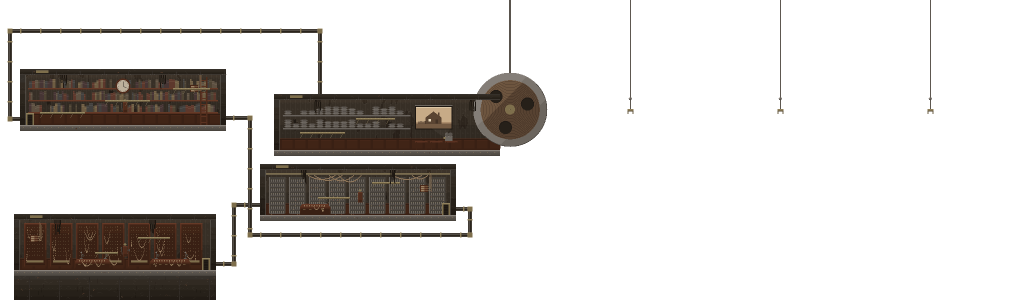
#> input picture oscar-rush/art/levels/level2_main_0.png, 2048 x 600 px, given in place of room2_bg.png, which was not available (shown at 1/2 size); the run also reads 1 picture not shown here
$ python draw_boss2.py
#> lines starting #> are read from the running program, lines starting #| are printed output that depends on the picture; after the words box and inside, x2 and y2 are one past the last pixel; in counts of white or black regions, pixels touching at a corner belong together; pictures that were not available may be replaced by others from this repository, and a replacement may not be noted
"""第二关 Boss「总机 THE OPERATOR」和它的房间「总机室」。

    python3 tools/draw_boss2.py

Boss：一台成了精的巨型电话交换台。照怪物的统一画法（暗色机身、红色指示灯当眼睛、几条腿），
颜色用第二关的暗红 + 黄铜 + 中性灰（从 level2_back/props 取的色）。朝左，地面是画布最后一行。
会动的部分由游戏代码画：脸上的转盘拨号盘、头顶两只铃铛、转盘中间的红灯、插孔上方的信号小灯、天车缆绳。
开打后上半截（head）离开桌子（desk），吊在天花板的天车轨道上满屋追人、往下砸；桌子留在原地当平台。

房间：背景取第二关交换台大厅（level2 的 far/mid/back/props 四层，x=300 起），压暗；
前景：三块铜板拼的地面（"占线"时会轮流通电）、两张立在地上的矮长凳、天花板的天车轨道、黄铜格栅闸门。
竞技场 320×180，画布四边多 16 像素给震屏（352×212），坐标和 boss2_room.gd 对上。

输出 art/boss/：operator_head.png（会飞的上半截）、operator_desk.png（留在房间里的桌子）、room2_bg.png、room2_fg.png、gate2.png、preview_operator.png
"""
from pathlib import Path

import numpy as np
from PIL import Image

ROOT = Path(__file__).resolve().parent.parent
OUT = ROOT / "art/boss"
## 预览图只给人看，不放进 art/（不然会被打进网页版包里）
PREVIEW = Path(__file__).resolve().parent.parent.parent / "草图/boss预览"


PAL = {
    # 暗红木（交换台）
    "R0": (36, 12, 6), "R1": (52, 16, 7), "R2": (61, 19, 7), "R3": (81, 25, 9), "R4": (96, 29, 10), "R5": (122, 46, 20),
    # 黄铜
    "B0": (72, 49, 33), "B1": (96, 66, 42), "B2": (117, 88, 53), "B3": (134, 117, 63), "B4": (147, 111, 68),
    "B5": (170, 150, 92), "B6": (181, 142, 96),
    # 灰
    "G0": (19, 17, 16), "G1": (24, 22, 20), "G2": (30, 27, 24), "G3": (56, 56, 56), "G4": (79, 79, 79),
    "G5": (99, 99, 99), "G6": (128, 128, 128),
}

W, H = 96, 112
GROUND = H - 1
DIAL = (48, 40, 12)        # 转盘：圆心 x, y, 半径（代码画）
BELLS = [(23, 9), (73, 9)]  # 两只铃铛的中心（代码画）
LED = (48, 40)              # 红灯 = 转盘中心
HORN = (6, 52)              # 送话器喇叭口（声波从这里出）
JACKS = (20, 24, 76, 60)    # 插孔板（插线从这里甩出去）
HOOKS = (30, 66)            # 拱顶上两个吊环（缆绳挂这里，代码画缆绳）


class G:
    def __init__(self, w, h):
        self.w, self.h = w, h
        self.a = np.full((h, w), None, dtype=object)

    def put(self, x, y, c):
        if 0 <= x < self.w and 0 <= y < self.h:
            self.a[y, x] = c

    def rect(self, x0, y0, x1, y1, c):
        for y in range(y0, y1 + 1):
            for x in range(x0, x1 + 1):
                self.put(x, y, c)

    def box(self, x0, y0, x1, y1, base, top, left, right, bottom):
        self.rect(x0, y0, x1, y1, base)
        self.rect(x0, y1, x1, y1, bottom)
        self.rect(x1, y0, x1, y1, right)
        self.rect(x0, y0, x0, y1, left)
        self.rect(x0, y0, x1, y0, top)

    def disk(self, cx, cy, r, c, ring=None):
        for y in range(self.h):
            for x in range(self.w):
                d = ((x - cx) ** 2 + (y - cy) ** 2) ** 0.5
                if d <= r + 0.3 and (ring is None or d > r - ring + 0.3):
                    self.put(x, y, c)

    def sag(self, x0, x1, y, depth, c, c2=None):
        """两个插孔之间垂下来的一根插线（抛物线）"""
        for x in range(x0, x1 + 1):
            t = (x - x0) / max(x1 - x0, 1)
            yy = round(y + depth * 4 * t * (1 - t))
            self.put(x, yy, c)
            if c2:
                self.put(x, yy + 1, c2)

    def rgba(self):
        out = np.zeros((self.h, self.w, 4), np.uint8)
        for y in range(self.h):
            for x in range(self.w):
                c = self.a[y, x]
                if c is not None:
                    out[y, x, :3] = PAL[c]
                    out[y, x, 3] = 255
        return out


def desk():
    """留在房间里的桌子：四条腿、下柜、插头架（台面就是一块平台，顶面是画布第 64 行）"""
    g = G(W, H)
    # 四条黄铜家具腿：上粗下细，脚是个小圆球
    for x in (22, 36, 60, 74):
        g.rect(x - 1, 104, x + 1, 106, "B2")
        g.rect(x, 107, x, GROUND - 2, "B1")
        g.rect(x - 1, GROUND - 1, x + 1, GROUND, "B3")
        g.put(x - 1, 104, "B5")
    # 下柜：暗红木箱，左上亮、右下暗，中间两扇门板
    g.box(14, 70, 82, 103, "R2", "R5", "R4", "R0", "R0")
    for dx0, dx1 in ((18, 46), (50, 78)):
        g.box(dx0, 74, dx1, 99, "R1", "R3", "R3", "R0", "R0")
        g.rect((dx0 + dx1) // 2 - 1, 86, (dx0 + dx1) // 2 + 1, 87, "B4")
    # 插头架：往左探出去的台面，黄铜包边，上面一排竖着的插头（总机飞起来以后插头留在桌上）
    g.rect(6, 64, 86, 69, "R3")
    g.rect(6, 64, 86, 64, "B5")
    g.rect(6, 69, 86, 69, "R0")
    for x in range(10, 84, 5):
        g.rect(x, 59, x, 63, "G5")
        g.put(x, 59, "G6")
        g.put(x, 63, "B2")
    return g


def head():
    """会飞的那半截：插孔板、拱顶、转盘槽、铃铛架、送话器。吊在天车的两根缆绳上"""
    g = G(W, H)
    # 插孔板：暗红底，一排排黄铜小孔，两道铜铭牌
    jx0, jy0, jx1, jy1 = JACKS
    g.box(jx0 - 2, jy0 - 4, jx1 + 2, jy1 + 3, "R1", "R4", "R3", "R0", "R0")
    for y in range(jy0, jy1, 4):
        for x in range(jx0 + 1, jx1, 4):
            g.put(x, y, "B6")
            g.put(x, y + 1, "B0")
    for y in (jy0 + 9, jy0 + 25):
        g.rect(jx0, y, jx1, y, "B3")
    # 插线：一根根从孔里垂下来，又插回别的孔
    for x0, x1, y, d in [(21, 37, 28, 9), (33, 61, 36, 12), (57, 73, 26, 8), (25, 45, 48, 7), (53, 75, 50, 6)]:
        g.sag(x0, x1, y, d, "B6", "B1")
    # 底边一道铜包边（飞起来以后看得到底）
    g.rect(jx0 - 2, jy1 + 3, jx1 + 2, jy1 + 3, "B1")
    # 拱顶：木头弧形顶，铜包边；两角各一个吊环（缆绳挂在这里）
    for y in range(10, 20):
        inset = max(0, 6 - (y - 10))
        g.rect(18 + inset, y, 78 - inset, y, "R3" if y > 11 else "R5")
    g.rect(20, 19, 76, 19, "B3")
    for hx in HOOKS:
        g.rect(hx - 1, 7, hx + 1, 9, "B2")
        g.put(hx, 8, "G0")
    # 转盘的凹槽（转盘本身代码画）
    cx, cy, r = DIAL
    g.disk(cx, cy, r + 2, "R0")
    g.disk(cx, cy, r + 1, "B1", ring=1)
    # 铃铛的支架（铃铛代码画）
    for bx, by in BELLS:
        g.rect(bx - 1, by + 6, bx + 1, 20, "B1")
    # 送话器：一根铜杆伸出去，顶上一个喇叭口
    g.rect(10, 56, 18, 57, "B2")
    g.rect(10, 56, 18, 56, "B5")
    hx, hy = HORN
    g.rect(hx - 1, hy - 3, hx + 3, hy + 3, "B2")
    g.rect(hx - 2, hy - 4, hx - 1, hy + 4, "B4")
    g.rect(hx - 2, hy - 4, hx - 2, hy + 4, "B6")
    g.rect(hx, hy - 1, hx + 1, hy + 1, "G0")
    return g


# —— 房间 ——
M = 24
AW, AH = 320, 180
CW, CH = AW + 2 * M, AH + 2 * M
FLOOR_Y, WALL, CEIL = 164, 8, 12
PLATFORMS = [(20, 70, 130), (108, 164, 124)]   # 两张话务员长凳（立在地上，不吊；上半空是 Boss 的天车道）
DESK_X = 262                                     # 桌子（总机飞走以后留下的那半截）中心，台面也是平台
SCONCES = [(WALL + 1, 58), (320 - WALL - 2, 58)]  # 两边墙上的壁灯（光由代码给）
PLATES = [(8, 80), (80, 152), (152, 224)]        # 玩家这边的三块铜地板（会通电）
BULBS = [60, 140, 220]                           # 天花板吊灯（代码不画，画在前景里，光由代码给）
CROP = (292, -8)


def px(img, x, y, c):
    if 0 <= x < img.shape[1] and 0 <= y < img.shape[0]:
        img[y, x, :3] = PAL[c]
        img[y, x, 3] = 255


def rect(img, x0, y0, x1, y1, c):
    for y in range(y0, y1 + 1):
        for x in range(x0, x1 + 1):
            px(img, x, y, c)


def limit_colors(arr, n=40):
    """收成 n 色、不抖动：暗角是连续渐变，不收的话一张背景有七百多种颜色，放大以后发糊、和前景的硬边像素对不上（美术巡检提的）"""
    im = Image.fromarray(arr).convert("RGB").quantize(colors=n, method=Image.Quantize.MEDIANCUT, dither=Image.Dither.NONE)
    return np.array(im.convert("RGBA"))


def background():
    # 第二关的美术重组过，原来取背景用的 level2_far/mid/back/props 已经没有了：
    # 这时直接用现有的 room2_bg.png，四边按边缘像素补到新画布大小（补出来的那圈都被前景的墙、天花板、地面盖住）
    if not (ROOT / "art/levels/level2_far.png").exists():
        old = np.array(Image.open(OUT / "room2_bg.png").convert("RGBA"))
        ph, pw = (CH - old.shape[0]) // 2, (CW - old.shape[1]) // 2
        if ph <= 0 and pw <= 0:
            return old
        return np.pad(old, ((ph, CH - old.shape[0] - ph), (pw, CW - old.shape[1] - pw), (0, 0)), mode="edge")
    layers = None
    for n in ["far", "mid", "back", "props"]:
        im = Image.open(ROOT / f"art/levels/level2_{n}.png").convert("RGBA")
        layers = im if layers is None else Image.alpha_composite(layers, im)
    x, y = CROP
    bg = np.array(layers.crop((x, y, x + CW, y + CH))).astype(float)
    yy, xx = np.mgrid[0:CH, 0:CW]
    d = np.hypot((xx - CW / 2) / (CW / 2), (yy - CH * 0.55) / (CH * 0.7))
    vign = np.clip(1.1 - 0.55 * d, 0.45, 1.0)
    # 背景压暗一半、偏冷一点：背景里的交换台桌子不能看着像平台，Boss（同样是暗红）要从背景里跳出来
    bg[..., :3] *= 0.42 * vign[..., None]
    bg[..., 0] *= 0.85
    bg[..., 2] *= 1.15
    bg[..., 3] = 255
    return limit_colors(bg.clip(0, 255).astype(np.uint8))


def foreground():
    img = np.zeros((CH, CW, 4), np.uint8)
    fy = FLOOR_Y + M
    # 地面：底下是暗灰钢板；玩家这边三块铜板，中间留黑缝；Boss 脚下是暗红木台
    rect(img, 0, fy, CW - 1, CH - 1, "G1")
    rect(img, 0, fy, CW - 1, fy, "G4")
    for x0, x1 in PLATES:
        X0, X1 = x0 + M + 1, x1 + M - 1
        rect(img, X0, fy, X1, fy + 3, "B2")
        rect(img, X0, fy, X1, fy, "B6")
        rect(img, X0, fy + 3, X1, fy + 3, "B0")
        for rx in range(X0 + 3, X1, 8):
            px(img, rx, fy + 1, "B5")
        rect(img, X1 + 1, fy, X1 + 1, fy + 4, "G0")
    rect(img, 224 + M, fy, 312 + M, fy + 3, "R3")
    rect(img, 224 + M, fy, 312 + M, fy, "R5")
    # 两边的墙：暗红木板，铜包边
    for x0, x1 in [(0, WALL + M - 1), (CW - WALL - M, CW - 1)]:
        rect(img, x0, 0, x1, fy - 1, "R1")
        edge = x1 if x0 == 0 else x0
        rect(img, edge, 0, edge, fy - 1, "B3")
        for ry in range(10, fy, 12):
            px(img, (edge - 3) if x0 == 0 else (edge + 3), ry, "B5")
    # 天花板：一根黑梁，下面挂一条工字钢天车轨道（总机的滑车在上面跑，代码画）
    cy = CEIL + M
    rect(img, 0, 0, CW - 1, cy, "G2")
    rect(img, 0, cy, CW - 1, cy, "B3")
    rect(img, M + WALL, cy + 1, CW - M - WALL - 1, cy + 4, "G3")
    rect(img, M + WALL, cy + 1, CW - M - WALL - 1, cy + 1, "G5")
    rect(img, M + WALL, cy + 4, CW - M - WALL - 1, cy + 4, "G1")
    for rx in range(M + WALL + 4, CW - M - WALL, 16):
        px(img, rx, cy + 2, "G6")
        rect(img, rx, cy - 3, rx, cy, "G4")
    # 壁灯：铜底座 + 一个小灯罩
    for sx, sy in SCONCES:
        X, Y = sx + M, sy + M
        rect(img, X - 1, Y, X + 1, Y + 4, "B2")
        rect(img, X - 2, Y - 2, X + 2, Y - 1, "B5")
    # 话务员长凳：暗红木板面 + 铜包边，两条铜腿立在地上，中间一根横撑
    for x0, x1, top in PLATFORMS:
        X0, X1, T = x0 + M, x1 + M, top + M
        for rx in (X0 + 3, X1 - 3):
            rect(img, rx - 1, T + 4, rx, fy - 1, "B1")
            rect(img, rx - 1, T + 4, rx - 1, fy - 1, "B3")
        rect(img, X0 + 3, (T + fy) // 2, X1 - 3, (T + fy) // 2, "B0")
        rect(img, X0, T, X1, T, "B6")
        rect(img, X0, T + 1, X1, T + 3, "R3")
        rect(img, X0, T + 4, X1, T + 4, "R0")
        for rx in range(X0 + 2, X1, 6):
            px(img, rx, T + 2, "B4")
    return img


def gate():
    g = np.zeros((40, WALL + 2, 4), np.uint8)
    rect(g, 0, 0, WALL + 1, 39, "G1")
    for x in range(0, WALL + 2, 3):
        rect(g, x, 0, x, 39, "B3")
    for y in (0, 13, 26, 39):
        rect(g, 0, y, WALL + 1, y, "B5")
    return g


def main():
    PREVIEW.mkdir(parents=True, exist_ok=True)
    OUT.mkdir(parents=True, exist_ok=True)
    hd, dk = head().rgba(), desk().rgba()
    Image.fromarray(hd).save(OUT / "operator_head.png")
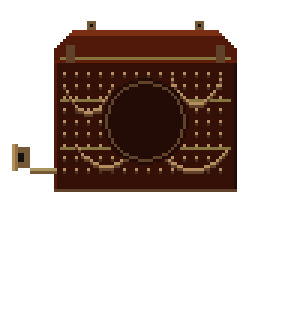
#> saved as operator_head.png: PIL image 96x112 RGBA (shown 3 times larger); mean R, G, B, A 21.4, 10, 5.4, 79; transparent parts drawn white
    Image.fromarray(dk).save(OUT / "operator_desk.png")
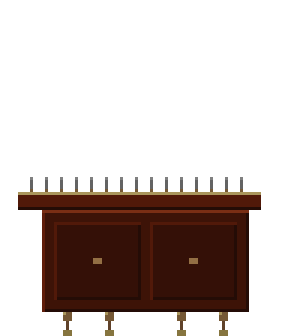
#> saved as operator_desk.png: PIL image 96x112 RGBA (shown 3 times larger); mean R, G, B, A 18.1, 7.4, 3.7, 70.7; transparent parts drawn white
    b = np.where(hd[..., 3:4] > 0, hd, dk)
    bg, fg, gt = background(), foreground(), gate()
#> in background, old is the input picture: shape (600, 2048, 4); mean R, G, B, A 14.6, 12, 9.8, 52.4
#> in foreground, `img = np.zeros((CH, CW, 4), np.uint8)`: img: shape (228, 368, 4); every value is 0
#> after the loop in rect, `for y in range(y0, y1 + 1):`: img: shape (228, 368, 4); mean of channels 0, 1, 2, 3 4.2, 3.9, 3.5, 44.7
#> after the loop in rect (call 2), `for y in range(y0, y1 + 1):`: img: shape (228, 368, 4); mean of channels 0, 1, 2, 3 4.5, 4.1, 3.8, 44.7
#> after the loop in foreground, `for x0, x1 in PLATES:`: img: shape (228, 368, 4); mean of channels 0, 1, 2, 3 5.3, 4.7, 4, 44.7
#> after the loop in rect (call 15), `for y in range(y0, y1 + 1):`: img: shape (228, 368, 4); mean of channels 0, 1, 2, 3 5.5, 4.6, 3.9, 44.7
#> after the loop in rect (call 16), `for y in range(y0, y1 + 1):`: img: shape (228, 368, 4); mean of channels 0, 1, 2, 3 5.5, 4.7, 3.9, 44.7
#> after the loop in foreground, `for x0, x1 in [(0, WALL + M - 1), (CW - WALL - M, CW - 1)]:`: img: shape (228, 368, 4); mean of channels 0, 1, 2, 3 13.4, 7.5, 5.2, 81.3
#> after the loop in rect (call 21), `for y in range(y0, y1 + 1):`: img: shape (228, 368, 4); mean of channels 0, 1, 2, 3 16.7, 11.3, 8.9, 115.5
#> after the loop in rect (call 22), `for y in range(y0, y1 + 1):`:
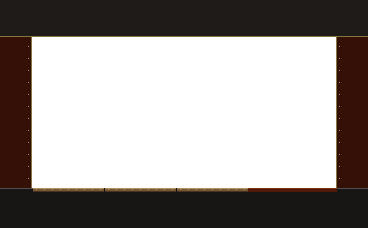
#> img: shape (228, 368, 4); mean of channels 0, 1, 2, 3 17.2, 11.7, 9, 115.5; transparent parts drawn white
#> after the loop in rect (call 23), `for y in range(y0, y1 + 1):`:
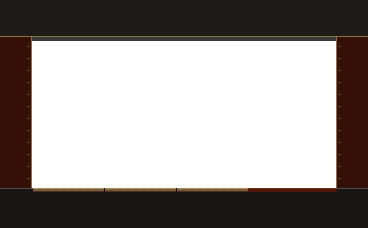
#> img: shape (228, 368, 4); 1.45% of pixels changed, all inside (x1, y1, x2, y2) = (32, 37, 336, 41); transparent parts drawn white
#> after the loop in rect (call 24), `for y in range(y0, y1 + 1):`:
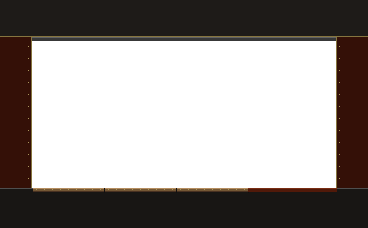
#> img: shape (228, 368, 4); 0.36% of pixels changed, all inside (x1, y1, x2, y2) = (32, 37, 336, 38); transparent parts drawn white
#> after the loop in rect (call 25), `for y in range(y0, y1 + 1):`: img: shape (228, 368, 4); 0.36% of pixels changed, all inside (x1, y1, x2, y2) = (32, 40, 336, 41)
#> after the loop in foreground, `for rx in range(M + WALL + 4, CW - M - WALL, 16):`: img: shape (228, 368, 4); mean of channels 0, 1, 2, 3 18.1, 12.6, 9.9, 119.2
#> after the loop in foreground, `for sx, sy in SCONCES:`: img: shape (228, 368, 4); mean of channels 0, 1, 2, 3 18.2, 12.6, 10, 119.3
#> after the loop in foreground, `for x0, x1, top in PLATFORMS:`:
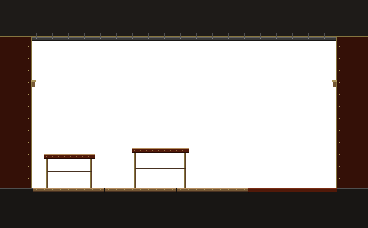
#> img: shape (228, 368, 4); mean of channels 0, 1, 2, 3 19.2, 13.3, 10.3, 122; transparent parts drawn white
    Image.fromarray(bg).save(OUT / "room2_bg.png")
    Image.fromarray(fg).save(OUT / "room2_fg.png")
    Image.fromarray(gt).save(OUT / "gate2.png")
    prev = Image.fromarray(bg).convert("RGBA")
    prev.alpha_composite(Image.fromarray(fg))
    prev.alpha_composite(Image.fromarray(b), (262 + M - W // 2, FLOOR_Y + M - H + 1))
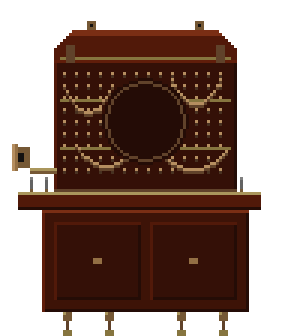
#> b: shape (112, 96, 4) (shown 3 times larger); mean R, G, B, A 38.9, 16.8, 8.6, 148.3; transparent parts drawn white
#> (the run stopped early here; a loop or call above may not have finished)
